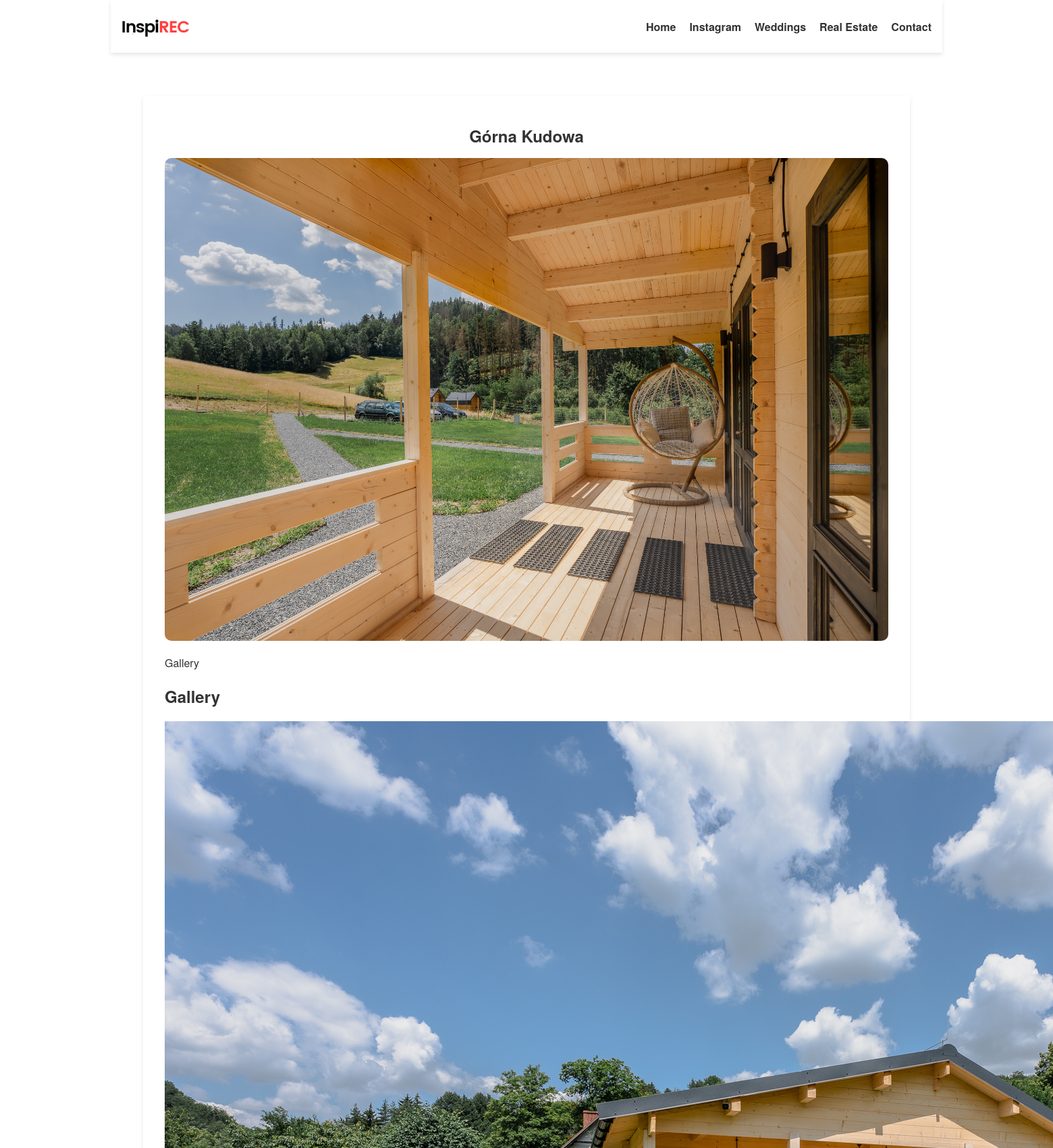
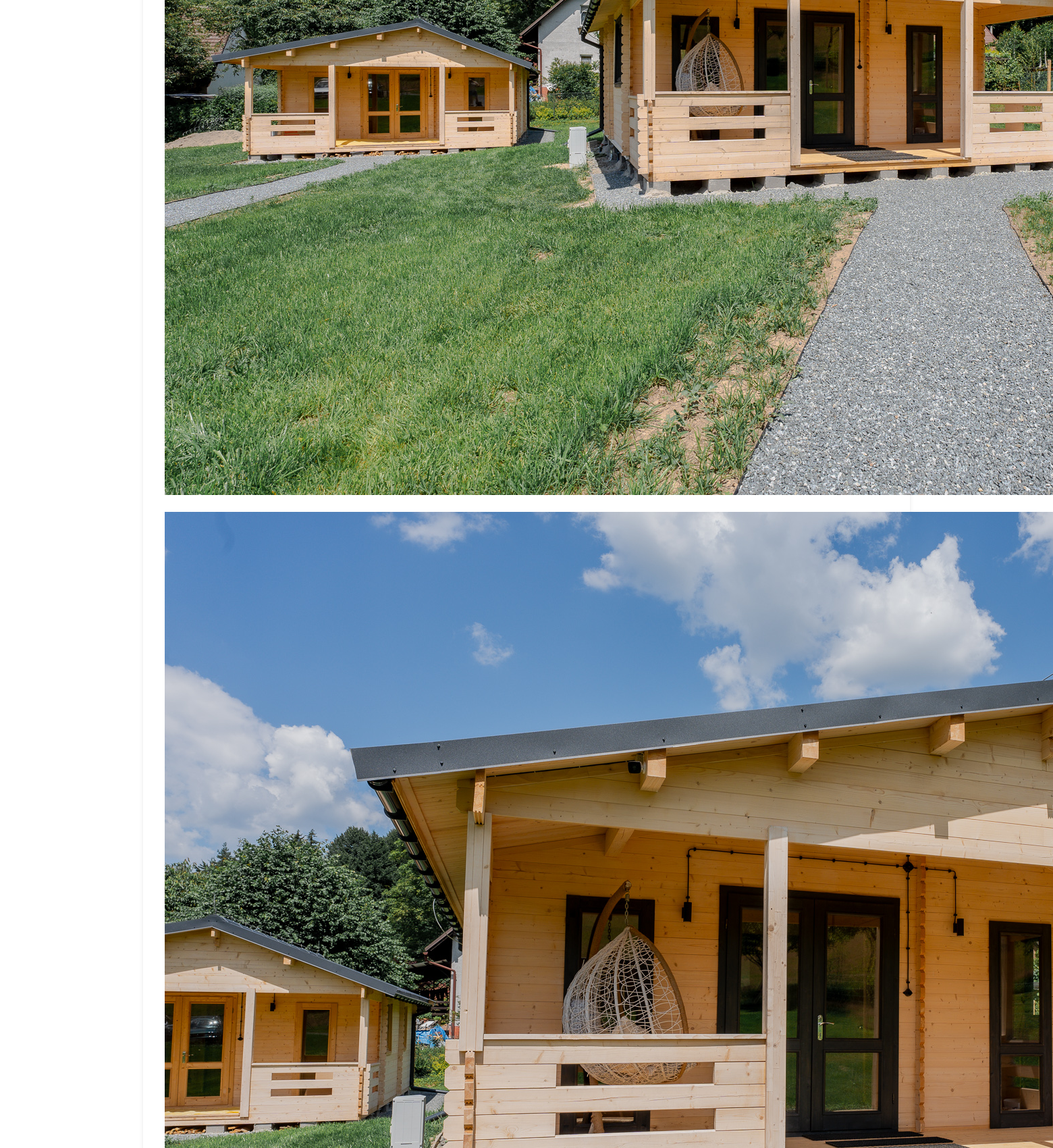
/article/gorna-kudowa/ (upper part), run on the app's committed database (2 pictures, top to bottom).
### blog/models.py (models this page shows, shortened)
class MenuItem(models.Model):
    title = models.CharField(max_length=100)
    page = models.ForeignKey('Page', on_delete=models.CASCADE, blank=True, null=True)
    url = models.CharField(max_length=200, blank=True)
    order = models.PositiveIntegerField(default=0)
    show_in_menu = models.BooleanField(default=True)
    def get_link(self):
        if self.page:
            return self.page.get_absolute_url()
        else:
            return self.url

class Article(models.Model):
    title = models.CharField(max_length=200)
    slug = models.SlugField(unique=True, default='', editable=False)
    image = models.ImageField(upload_to='article_images/', default='default-article-image.jpg')
    content = models.TextField(blank=True, null=True)
    youtube_link = models.CharField(max_length=200, blank=True)
    instagram_link = models.CharField(max_length=200, blank=True)
    show_on_home = models.BooleanField(default=False)
    created_at = models.DateTimeField(default=timezone.now)
    updated_at = models.DateTimeField(auto_now=True)
    gallery = models.ForeignKey(Gallery, on_delete=models.SET_NULL, null=True, blank=True)
    ARTICLE_TYPE_CHOICES = (
        ('standard', 'Standard Article'),
        ('real_estate', 'Real Estate Gallery'),
    )
    article_type = models.CharField(
        max_length=20,
        choices=ARTICLE_TYPE_CHOICES,
        default='standard',
    )

### gallery/models.py (models this page shows, shortened)
class Image(models.Model):
    gallery = models.ForeignKey(Gallery, on_delete=models.CASCADE, related_name='images')
    image = models.ImageField(upload_to='gallery_images/')
    optimized_image = models.ImageField(upload_to='gallery_images/optimized/', blank=True, null=True)

### blog/views.py (the view)
# urls.py: path('article/<slug:slug>/', views.article_detail, name='article_detail'),
def article_detail(request, slug):
    article = get_object_or_404(Article, slug=slug)
    template_name = 'article_detail.html'
    menu_items = MenuItem.objects.filter(show_in_menu=True).order_by('order')
    context = {
        'article': article,
        'menu_items': menu_items,
    }
    return render(request, template_name, context)

### blog/models.py (called while the page is built)
    def get_absolute_url(self):
        return reverse('page_detail', args=[self.slug])

### blog/templates/article_detail.html (shortened to what this page needs)
{% extends 'base.html' %}
{% block content %}
<div class="container">
    <article class="article-detail">
        <h1 class="article-title">{{ article.title }}</h1>
        <div class="article-image-container">
            <img src="{{ article.image.url }}" alt="{{ article.title }}" class="article-image">
        </div>
        <div class="article-content">
            <p>{{ article.content }}</p>
        </div>
        {% if article.gallery %}
        <div class="gallery-section">
            <h2>Gallery</h2>
            <div class="image-gallery">
                {% for image in article.gallery.images.all %}
                <div class="gallery-image">
                    <img src="{{ image.image.url }}" alt="{{ image.title }}">
                </div>
                {% endfor %}
            </div>
        </div>
        {% endif %}
    </article>
</div>
{% endblock %}

### blog/templates/base.html (shortened to what this page needs)
{% load static %}
<!DOCTYPE html>
<html lang="en">
<head>
    <link rel="stylesheet" href="{% static 'styles.css' %}">
</head>
<body>
    <header>
        <div class="logo">
            <a href="{% url 'home' %}">
                <img src="{% static 'images/logo.png' %}" alt="Logo">
            </a>
        </div>
        <nav class="menu">
            <ul>
                <li><a href="{% url 'home' %}">Home</a></li>
                {% for item in menu_items %}
                    <li><a href="{{ item.get_link }}">{{ item.title }}</a></li>
                {% endfor %}
            </ul>
        </nav>
    </header>
    <main>
        {% block content %}
        {% endblock %}
    </main>
</body>
</html>

### static/styles.css (style rules this page uses)
body { font-family: "Helvetica Neue", Arial, sans-serif; color: #333; margin: 0; padding: 0; overflow-x: hidden; }
header { background-color: #fff; color: #000; box-shadow: 0px 3px 6px rgba(0, 0, 0, 0.1); padding: 1rem; max-width: 1200px; margin: 0 auto; display: flex; justify-content: space-between; align-items: center; }
.menu { font-family: "Helvetica Neue", Arial, sans-serif; font-size: 16px; }
.menu ul { list-style: none; padding: 0; margin: 0; display: flex; }
.menu li { margin-left: 20px; }
.menu a { text-decoration: none; color: #333; font-weight: bold; }
.logo img { max-width: 100px; height: auto; display: block; margin: 0 auto; }
.container { margin: 0 auto; padding: 2rem; max-width: 1200px; box-sizing: border-box; }
.article-image { position: relative; overflow: hidden; height: 180px; border-radius: 10px; }
.article-title { text-align: center; margin-top: 10px; font-size: 16px; }
main { margin-bottom: 2rem; }
.article-detail { margin: 2rem 0; padding: 2rem; background-color: #fff; box-shadow: 0px 3px 6px rgba(0, 0, 0, 0.1); border-radius: 5px; }
.article-detail .article-title { font-size: 24px; margin-bottom: 1rem; }
.article-detail .article-image-container { text-align: center; }
.article-detail .article-image { max-width: 100%; height: auto; border-radius: 10px; }
.article-detail .article-content { font-size: 16px; line-height: 1.5; margin-top: 1rem; }
.image-gallery { display: flex; flex-wrap: wrap; justify-content: space-between; margin-top: 20px; max-width: 100%; }

### data on the page
MenuItem: title "Instagram"
MenuItem: title "Weddings"
MenuItem: title "Real Estate"
MenuItem: title "Contact"
Article: title "Górna Kudowa", image (picture), content "Gallery"
Image: image (picture)
Image: image (picture)
